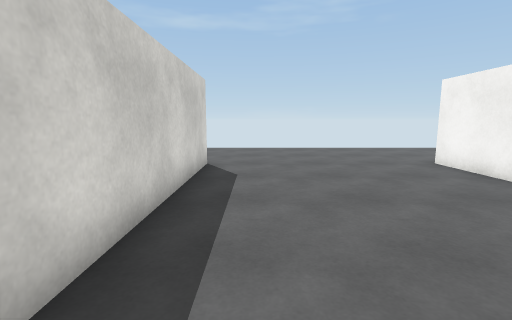
[1] (above)

12 first-person views from a walk through a scene from a Unity 3-D project. The camera is 1.3 m above the floor, tilts 8° down and sees 85° across. The floor is counted in squares, 1 m on a side. Each view is taken from the middle of a square. On the plan, view 1 faces up. The plan holds only what a view shows up to about 13 squares ahead; the rest is blank. The place goes on beyond the plan. The player is left out. Surface patterns are stand-ins for the level's own textures.

[2]
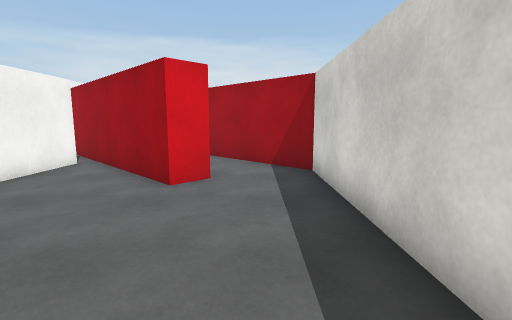

[3]
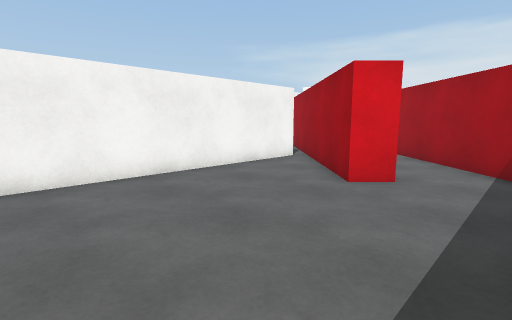

[4]
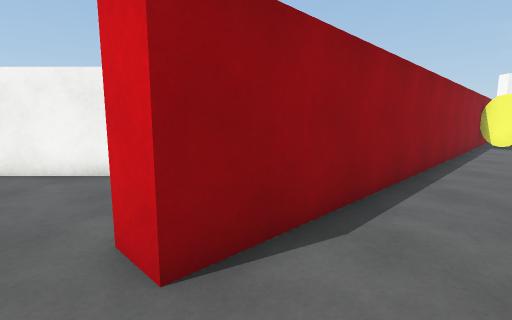

[5]
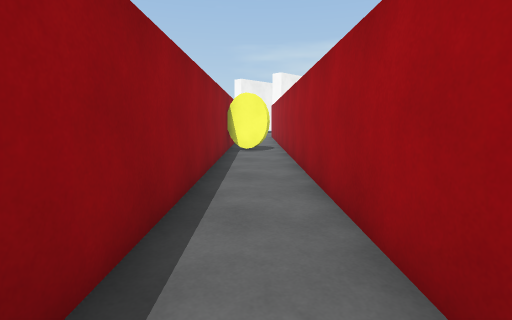

[6]
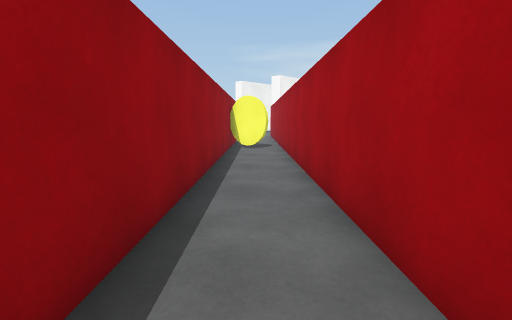

[7]
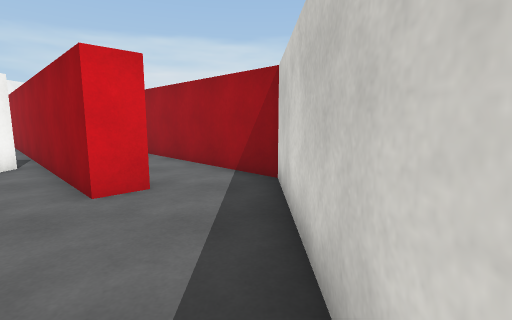

[8]
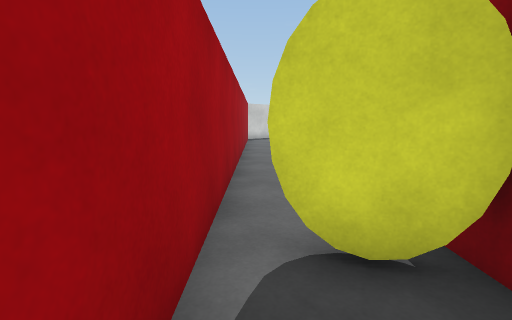

[9]
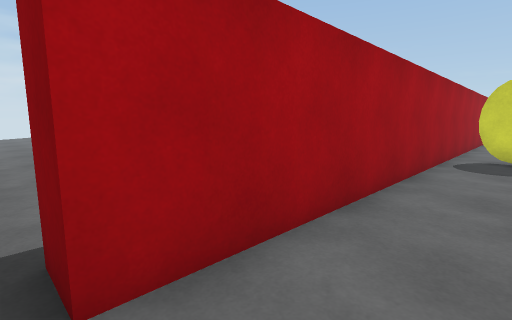

[10]
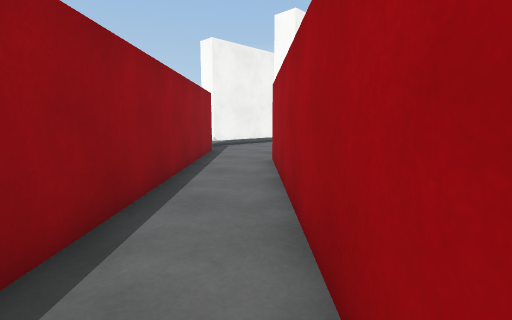

[11]
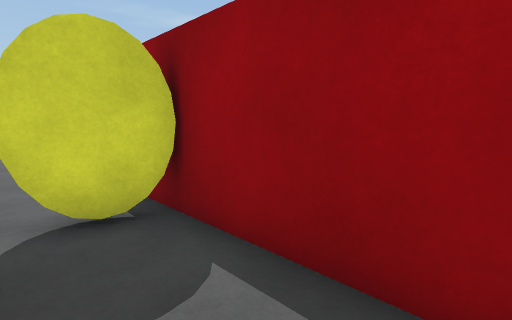

[12]
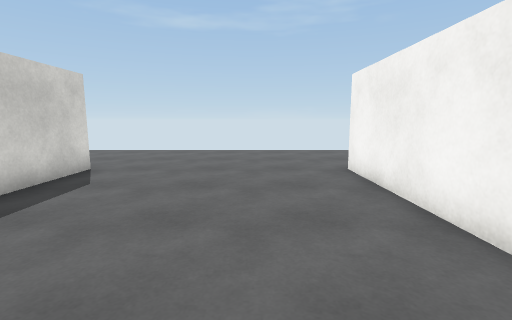

### Floor plan
Points are (right, up) in squares from view 1. A wall is a line through its corners. A room is listed if a view was taken in it or the views show most of it. See-through windows are left out.
Room 1 (views 1, 2, 3, 4, 5, 6, 7, 8, 9, 10, 11, 12)
walls: (5.5, -1.6) (5.5, 7.5); (-1.5, 7.5) (-1.5, -0.3) (18.4, -20.2); (22.3, -20.5) (1, 0.8) (1.7, 1.5) (4.9, -1.7)
objects: yellow coin (12, -12) to (12, -11)

Positions as (right, up) in squares from view 1, and headings:
1: (0, 0), facing up
2: (0, 7), facing down
3: (-1, 7), facing down-right
4: (-1, 0), facing right
5: (3, -3), facing down-right
6: (2, -2), facing down-right
7: (-1, 6), facing down
8: (13, -14), facing up-left
9: (20, -19), facing left
10: (12, -13), facing down-right
11: (14, -15), facing up
12: (3, 1), facing up
